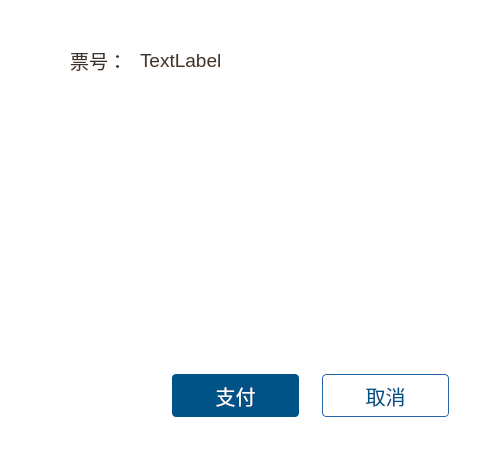
<?xml version="1.0" encoding="UTF-8"?>
<ui version="4.0">
 <class>confirmBuyDialog</class>
 <widget class="QDialog" name="confirmBuyDialog">
  <property name="geometry">
   <rect>
    <x>0</x>
    <y>0</y>
    <width>494</width>
    <height>461</height>
   </rect>
  </property>
  <property name="cursor">
   <cursorShape>PointingHandCursor</cursorShape>
  </property>
  <property name="windowTitle">
   <string>Dialog</string>
  </property>
  <property name="styleSheet">
   <string notr="true">background-color:white;</string>
  </property>
  <widget class="QLabel" name="label_2">
   <property name="geometry">
    <rect>
     <x>140</x>
     <y>40</y>
     <width>171</width>
     <height>41</height>
    </rect>
   </property>
   <property name="styleSheet">
    <string notr="true">color:rgb(64,50,38);font-family:&quot;微软雅黑&quot;, Times, serif;
font-size:14pt;</string>
   </property>
   <property name="text">
    <string>TextLabel</string>
   </property>
  </widget>
  <widget class="QPushButton" name="pay">
   <property name="geometry">
    <rect>
     <x>170</x>
     <y>370</y>
     <width>131</width>
     <height>51</height>
    </rect>
   </property>
   <property name="cursor">
    <cursorShape>PointingHandCursor</cursorShape>
   </property>
   <property name="styleSheet">
    <string notr="true">QPushButton{
border: none;
    color: white;
    font-family:Arial;
    padding: 5px 24px;
    text-align: center;
    text-decoration: none;
    font-size: 20px;
    margin: 4px 2px;
background-color: rgb(0,83,135);
font-family:&quot;微软雅黑&quot;, Times, serif;
border-radius: 4px;
}

QPushButton:enabled:hover{
        background-color: rgb(40,102,173);
}
QPushButton:enabled:pressed{
        background-color: rgb(40,102,173);
}</string>
   </property>
   <property name="text">
    <string>支付</string>
   </property>
  </widget>
  <widget class="QPushButton" name="cancel">
   <property name="geometry">
    <rect>
     <x>320</x>
     <y>370</y>
     <width>131</width>
     <height>51</height>
    </rect>
   </property>
   <property name="cursor">
    <cursorShape>PointingHandCursor</cursorShape>
   </property>
   <property name="styleSheet">
    <string notr="true">QPushButton{border: 1px solid rgb(0,83,135);
    color: rgb(0,83,135);
    font-family:Arial;
    padding: 5px 24px;
    text-align: center;
    text-decoration: none;
    font-size: 20px;
    margin: 4px 2px;
background-color: white;
font-family:&quot;微软雅黑&quot;, Times, serif;
border-radius: 4px;
}

QPushButton:enabled:pressed,QPushButton:enabled:hovor{
border: 1px solid rgb(40,102,173);
color: (40,102,173);
}</string>
   </property>
   <property name="text">
    <string>取消</string>
   </property>
  </widget>
  <widget class="QLabel" name="label_5">
   <property name="geometry">
    <rect>
     <x>70</x>
     <y>30</y>
     <width>60</width>
     <height>60</height>
    </rect>
   </property>
   <property name="font">
    <font>
     <family>微软雅黑,Times,serif</family>
     <pointsize>14</pointsize>
    </font>
   </property>
   <property name="styleSheet">
    <string notr="true">color:rgb(64,50,38);font-family:&quot;微软雅黑&quot;, Times, serif;
font-size:14pt;</string>
   </property>
   <property name="text">
    <string>票号：</string>
   </property>
  </widget>
  <widget class="QLabel" name="label">
   <property name="geometry">
    <rect>
     <x>140</x>
     <y>110</y>
     <width>200</width>
     <height>200</height>
    </rect>
   </property>
   <property name="maximumSize">
    <size>
     <width>300</width>
     <height>300</height>
    </size>
   </property>
   <property name="cursor">
    <cursorShape>UpArrowCursor</cursorShape>
   </property>
   <property name="styleSheet">
    <string notr="true">background-image: url(:/image/image/pay.png);</string>
   </property>
   <property name="text">
    <string/>
   </property>
  </widget>
 </widget>
 <resources/>
 <connections/>
</ui>
